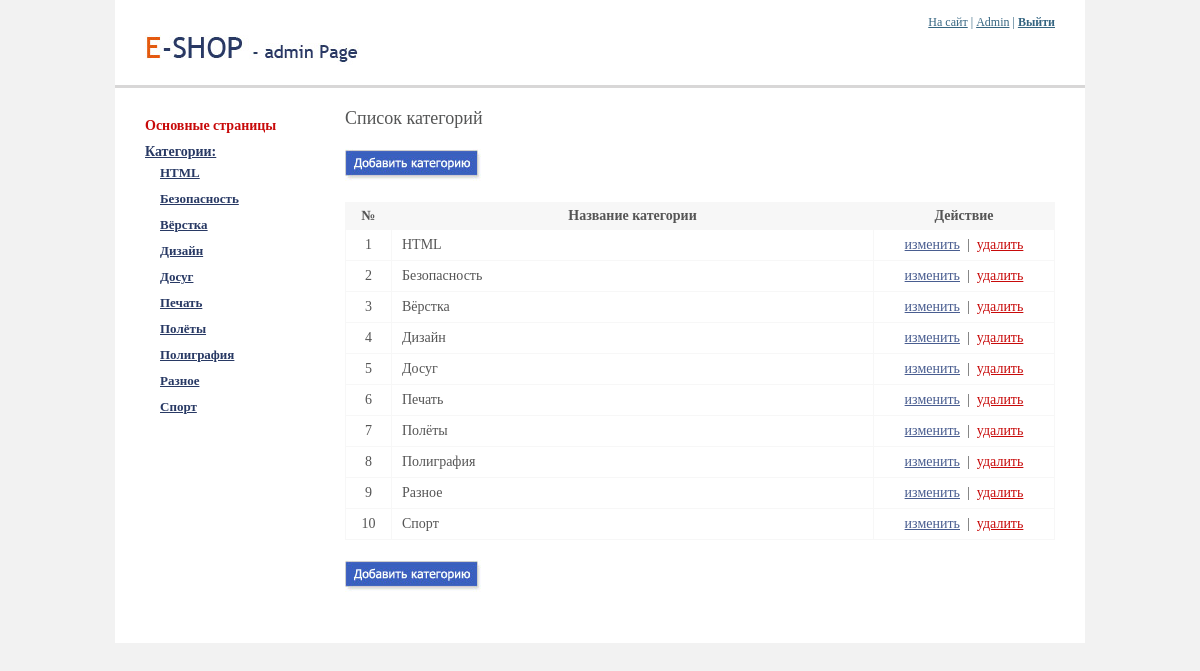
/admin/index.php?view=categories, run on the app's committed database.
### tables this page shows
CREATE TABLE IF NOT EXISTS `categories` (
  `cat_id` tinyint(4) unsigned NOT NULL AUTO_INCREMENT,
  `cat_name` varchar(255) NOT NULL,
  PRIMARY KEY (`cat_id`)
);

### admin/index.php (called while the page is built, shortened)
<?php
require_once '../functions/functions.php';
require_once 'functions/functions.php';
$view = empty($_GET['view']) ? 'pages' : $_GET['view'];
$categories = categories();
include ADMIN_TEMPLATE.'header.php';
include ADMIN_TEMPLATE.'leftbar.php';
include ADMIN_TEMPLATE.$view.'.php';
?>

### admin/functions/functions.php (called while the page is built, shortened)
<?php defined('BLOGGER') or die('Access denied');
function categories(){
    $query = "SELECT * FROM categories ORDER BY cat_name";
    $res = mysql_query($query) or die(mysql_error());
    $categories = array();
    while($row = mysql_fetch_assoc($res)){
        $categories[] = $row;
    }
    return $categories;
}
?>

### admin/templates/categories.php (the view, shortened to what this page needs)
<div class="content">
            <h2>Список категорий</h2>
            <a href="?view=add_categorie"><img class="add_some" src="<?=ADMIN_TEMPLATE?>images/add_kategory.jpg" alt="добавить категорию" /></a>
            <table class="tabl" cellspacing="1">
              <tr>
                <th class="number">№</th>
                <th class="str_name">Название категории</th>
                <th class="str_action">Действие</th>
              </tr>
<?php $i = 1; ?>
<?php foreach ($categories as $item): ?>
              <tr>
                <td><?=$i?></td>
                <td class="name_page"><?=$item['cat_name']?></td>
                <td><a href="?view=edit_categorie&amp;cat_id=<?=$item['cat_id']?>" class="edit">изменить</a>&nbsp; | &nbsp;<a href="?view=del_categorie&amp;cat_id=<?=$item['cat_id']?>" class="del">удалить</a></td>
              </tr>
<?php $i++; ?>
<?php endforeach; ?>
            </table>
            <a href="?view=add_categorie"><img class="add_some" src="<?=ADMIN_TEMPLATE?>images/add_kategory.jpg" alt="добавить категорию" /></a>
        </div>
    </div>
</div>
</body>
</html>

### admin/templates/leftbar.php (shortened to what this page needs)
    <div class="content-main">
        <div class="leftBar">
            <ul class="nav-left">
                <li><a href="/admin/" class="nav-activ">Основные страницы</a></li>
                <li><a href="?view=categories">Категории:</a></li>
<?php foreach ($categories as $item): ?>
                <ul>
                <li><a href="?view=articles&amp;cat_id=<?=$item['cat_id']?>"><?=$item['cat_name']?></a></li>
                </ul>
<?php endforeach; ?>
            </ul>
        </div>

### admin/templates/style.css (style rules this page uses)
* { padding:0; margin:0; }
img { border:none; }
body { background:#f2f2f2; }
.content-main { width:100%; overflow:hidden; }
.leftBar { float:left; width:200px; padding:20px 0 30px 30px; }
.nav-left { list-style:none; font:14px "Trebuchet MS"; color:#283964; }
.nav-left li { margin:10px 0 0 0; }
.nav-left li a { color:#283964; font-weight:bold; }
a.nav-activ { color: #C80A0A !important; text-decoration: none; }
.nav-left ul { list-style:none; margin:0 0 10px 15px; font-size:13px; }
.nav-left ul li { margin:5px 0 0 0; }
.content { padding:20px 0 30px 0; margin:0 30px 0 230px; position:relative; }
.content h2 { font:18px "Trebuchet MS"; color:#545555; margin:0 0 20px 0; }
.tabl { background:#f7f7f7; width:100%; font:14px Tahoma; color:#555555; margin:0 0 20px 0; }
a.edit { color:#495d90; }
a.del { color:#C80A0A; }
.tabl th { padding:5px 0; }
.tabl td { background:#fff; text-align:center; padding:7px 10px; }
.number { width:45px; }
.str_name { width:; }
.str_action { width:180px; }
.name_page { text-align:left!important; }
.add_some { margin:0 0 20px 0; display:block; }

### data on the page
categories: cat_name "HTML"
categories: cat_name "Безопасность"
categories: cat_name "Вёрстка"
categories: cat_name "Дизайн"
categories: cat_name "Досуг"
categories: cat_name "Печать"
categories: cat_name "Полёты"
categories: cat_name "Полиграфия"
categories: cat_name "Разное"
categories: cat_name "Спорт"
